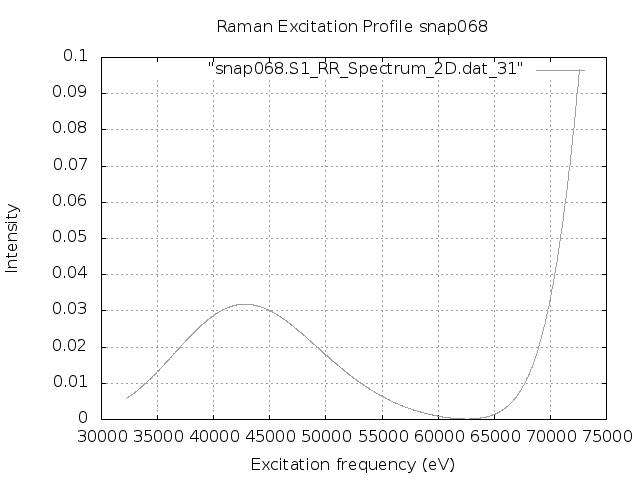

Generate this figure with gnuplot:
set terminal png
set output "snap068.S1.REP_frozen.png"
set xlabel 'Excitation frequency (eV)'
set ylabel 'Intensity'
set title "Raman Excitation Profile snap068"
set grid
set autoscale
plot "snap068.S1_RR_Spectrum_2D.dat_31" with lines lc "blue"
exit
